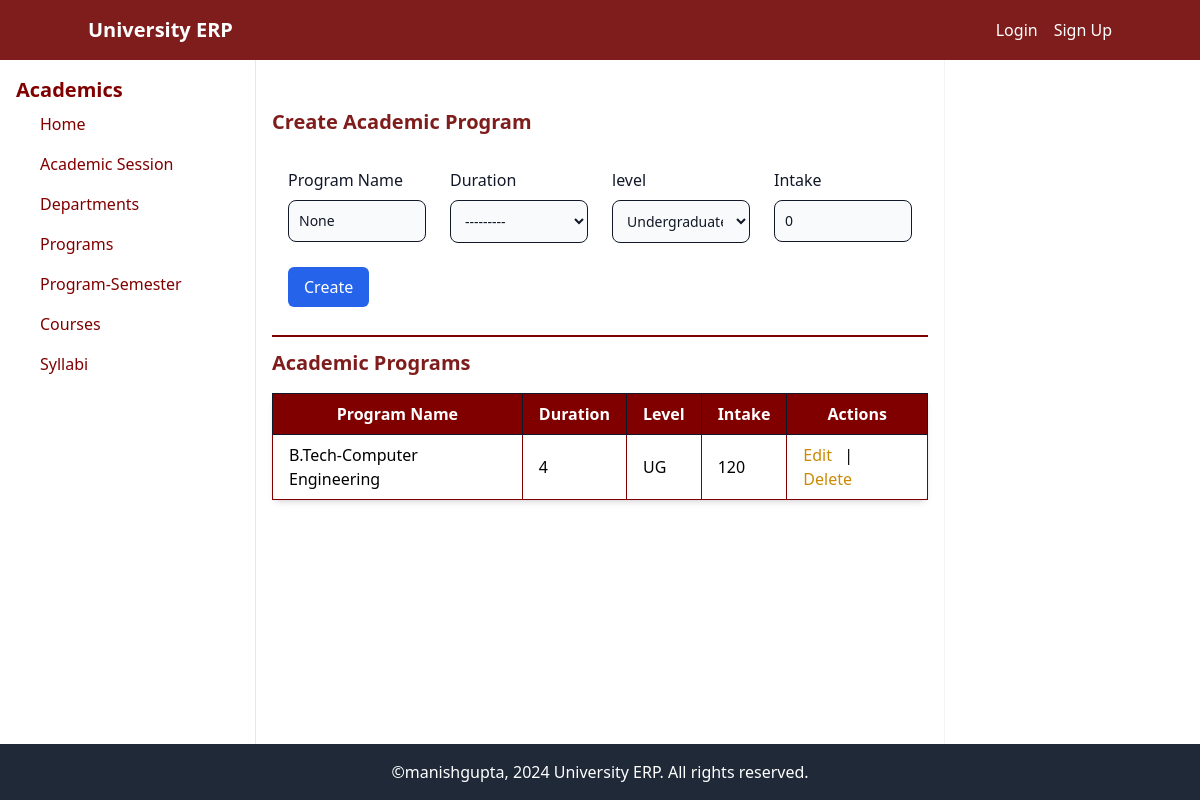
The page /academic/programs/ on the database as committed earlier.
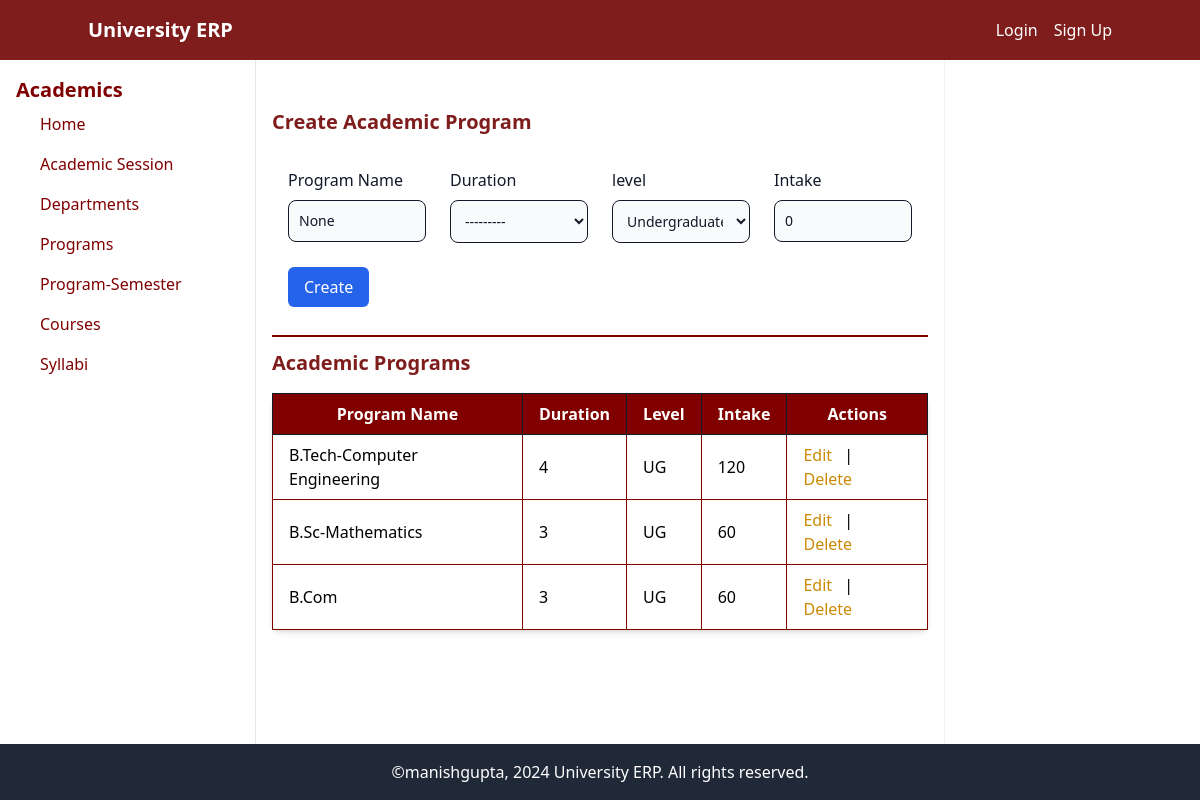
The same page on the database as committed later.
### academic/models.py (models this page shows, shortened)
class Program(models.Model):
    LEVEL_CHOICES = [
        ('UG', 'Undergraduate'),
        ('PG', 'Postgraduate'),
        ('PhD', 'Doctoral'),
        ('PGD', 'Post Graduate Diploma'),
        ('DIP', 'Diploma'),
        ('CRT', 'Certificate'),
        ('Other', 'Other'),
    ]
    name = models.CharField(max_length=50)
    duration = models.PositiveIntegerField(choices=[(i, str(i)) for i in range(1, 7)])
    level = models.CharField(max_length=6, choices=LEVEL_CHOICES, default='UG')
    intake = models.PositiveIntegerField(default=0)

### academic/views.py (the view)
# urls.py: path('programs/', views.program_list_create_update, name='program-list-create-update'),
def program_list_create_update(request, pk=None):
    if pk:
        program = get_object_or_404(Program, pk=pk)
    else:
        program = None
    if request.method == 'POST':
        if program:
            form = ProgramForm(request.POST, instance=program)
        else:
            form = ProgramForm(request.POST)
        if form.is_valid():
            form.save()
            return redirect('program-list-create-update')
    else:
        if program:
            form = ProgramForm(instance=program)
        else:
            form = ProgramForm()
    programs = Program.objects.all()
    return render(request, 'academic/program_list_create_update.html', {'form': form, 'programs': programs, 'edit_department': program})

### academic/forms.py
class ProgramForm(forms.ModelForm):
    class Meta:
        model = models.Program
        fields =['name', 'duration', 'level', 'intake']
        widgets = {
            'duration': forms.Select(attrs={'class': 'form-control'}),
            'level': forms.Select(attrs={'class': 'form-control'}),
        }

### academic/templates/academic/program_list_create_update.html (shortened to what the changed rows need)
{% extends "base.html" %}
{% block content %}
<div class="flex-1">
<h2 class="text-xl text-red-900 font-semibold mt-8 mb-4">{% if edit_program %}Edit{% else %}Create{% endif %} Academic Program</h2>
<h2 class="text-xl text-red-900 font-semibold my-3 mb-4">Academic Programs</h2>
<table class="min-w-full bg-white shadow-md border border-[#800000] rounded-lg">
    <thead>
        <tr class="bg-[#800000] text-white font-semibold  " >
            <th class="px-4 py-2  border border-gray-900">Program Name</th>
            <th class="px-4 py-2  border border-gray-900">Duration</th>
            <th class="px-4 py-2  border border-gray-900">Level</th>
            <th class="px-4 py-2  border border-gray-900">Intake</th>
            <th class="px-4 py-2  border border-gray-900">Actions</th>
        </tr>
    </thead>
    <tbody>
        {% for program in programs %}
        <tr class="hover:bg-gray-100 ">
            <td class="px-4 py-2  border border-[#800000]">{{ program.name }}</td>
            <td class="px-4 py-2 border border-[#800000]">{{ program.duration }}</td>
            <td class="px-4 py-2 border border-[#800000]">{{ program.level }}</td>
            <td class="px-4 py-2 border border-[#800000]">{{ program.intake }}</td>
            <td class="px-4 py-2 border border-[#800000]">
                <a href="{% url 'program-update' program.id %}" class="text-yellow-600 hover:underline mr-2">Edit</a> |
                <a href="{% url 'program-delete' program.id %}" class="text-yellow-600 hover:underline mr-2">Delete</a>
            </td>
        </tr>
        {% endfor %}
    </tbody>
</table>
</div>
{% endblock content %}

Rows that differ between the two databases and show on the page:
added Program: name "B.Sc-Mathematics", duration "3", level "UG", intake "60"
added Program: name "B.Com", duration "3", level "UG", intake "60"
